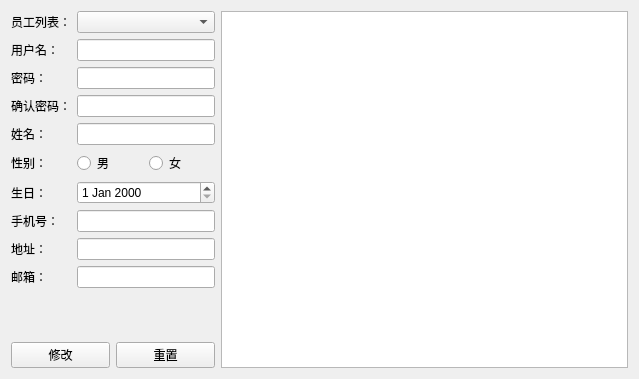
<?xml version="1.0" encoding="UTF-8"?>
<ui version="4.0">
 <class>KEmployeeUpdate</class>
 <widget class="QWidget" name="KEmployeeUpdate">
  <property name="geometry">
   <rect>
    <x>0</x>
    <y>0</y>
    <width>639</width>
    <height>379</height>
   </rect>
  </property>
  <property name="windowTitle">
   <string>Form</string>
  </property>
  <layout class="QGridLayout" name="gridLayout">
   <item row="0" column="0">
    <layout class="QHBoxLayout" name="horizontalLayout_3" stretch="1,2">
     <item>
      <layout class="QVBoxLayout" name="verticalLayout" stretch="0,0">
       <property name="spacing">
        <number>-1</number>
       </property>
       <item>
        <layout class="QFormLayout" name="formLayout">
         <item row="1" column="0">
          <widget class="QLabel" name="label">
           <property name="text">
            <string>用户名：</string>
           </property>
          </widget>
         </item>
         <item row="1" column="1">
          <widget class="QLineEdit" name="m_username_edit">
           <property name="text">
            <string/>
           </property>
          </widget>
         </item>
         <item row="2" column="0">
          <widget class="QLabel" name="label_2">
           <property name="text">
            <string>密码：</string>
           </property>
          </widget>
         </item>
         <item row="3" column="0">
          <widget class="QLabel" name="label_3">
           <property name="text">
            <string>确认密码：</string>
           </property>
          </widget>
         </item>
         <item row="4" column="0">
          <widget class="QLabel" name="label_4">
           <property name="text">
            <string>姓名：</string>
           </property>
          </widget>
         </item>
         <item row="2" column="1">
          <widget class="QLineEdit" name="m_password_edit">
           <property name="text">
            <string/>
           </property>
          </widget>
         </item>
         <item row="3" column="1">
          <widget class="QLineEdit" name="m_password_again_edit">
           <property name="text">
            <string/>
           </property>
          </widget>
         </item>
         <item row="4" column="1">
          <widget class="QLineEdit" name="m_name_edit">
           <property name="text">
            <string/>
           </property>
          </widget>
         </item>
         <item row="5" column="0">
          <widget class="QLabel" name="label_5">
           <property name="text">
            <string>性别：</string>
           </property>
          </widget>
         </item>
         <item row="5" column="1">
          <layout class="QHBoxLayout" name="horizontalLayout">
           <item>
            <widget class="QRadioButton" name="m_man_btn">
             <property name="text">
              <string>男</string>
             </property>
            </widget>
           </item>
           <item>
            <widget class="QRadioButton" name="m_woman_btn">
             <property name="text">
              <string>女</string>
             </property>
            </widget>
           </item>
          </layout>
         </item>
         <item row="6" column="0">
          <widget class="QLabel" name="label_6">
           <property name="text">
            <string>生日：</string>
           </property>
          </widget>
         </item>
         <item row="7" column="0">
          <widget class="QLabel" name="label_7">
           <property name="text">
            <string>手机号：</string>
           </property>
          </widget>
         </item>
         <item row="8" column="0">
          <widget class="QLabel" name="label_8">
           <property name="text">
            <string>地址：</string>
           </property>
          </widget>
         </item>
         <item row="9" column="0">
          <widget class="QLabel" name="label_9">
           <property name="text">
            <string>邮箱：</string>
           </property>
          </widget>
         </item>
         <item row="6" column="1">
          <widget class="QDateEdit" name="m_birthday_edit"/>
         </item>
         <item row="7" column="1">
          <widget class="QLineEdit" name="m_phone_edit">
           <property name="text">
            <string/>
           </property>
          </widget>
         </item>
         <item row="8" column="1">
          <widget class="QLineEdit" name="m_address_edit">
           <property name="text">
            <string/>
           </property>
          </widget>
         </item>
         <item row="9" column="1">
          <widget class="QLineEdit" name="m_email_edit">
           <property name="text">
            <string/>
           </property>
          </widget>
         </item>
         <item row="0" column="1">
          <widget class="QComboBox" name="m_employees"/>
         </item>
         <item row="0" column="0">
          <widget class="QLabel" name="label_10">
           <property name="text">
            <string>员工列表：</string>
           </property>
          </widget>
         </item>
        </layout>
       </item>
       <item>
        <layout class="QHBoxLayout" name="horizontalLayout_2">
         <item>
          <widget class="QPushButton" name="m_update">
           <property name="text">
            <string>修改</string>
           </property>
          </widget>
         </item>
         <item>
          <widget class="QPushButton" name="m_clear">
           <property name="text">
            <string>重置</string>
           </property>
          </widget>
         </item>
        </layout>
       </item>
      </layout>
     </item>
     <item>
      <widget class="QTableView" name="m_user_table_view"/>
     </item>
    </layout>
   </item>
  </layout>
 </widget>
 <resources/>
 <connections/>
</ui>
